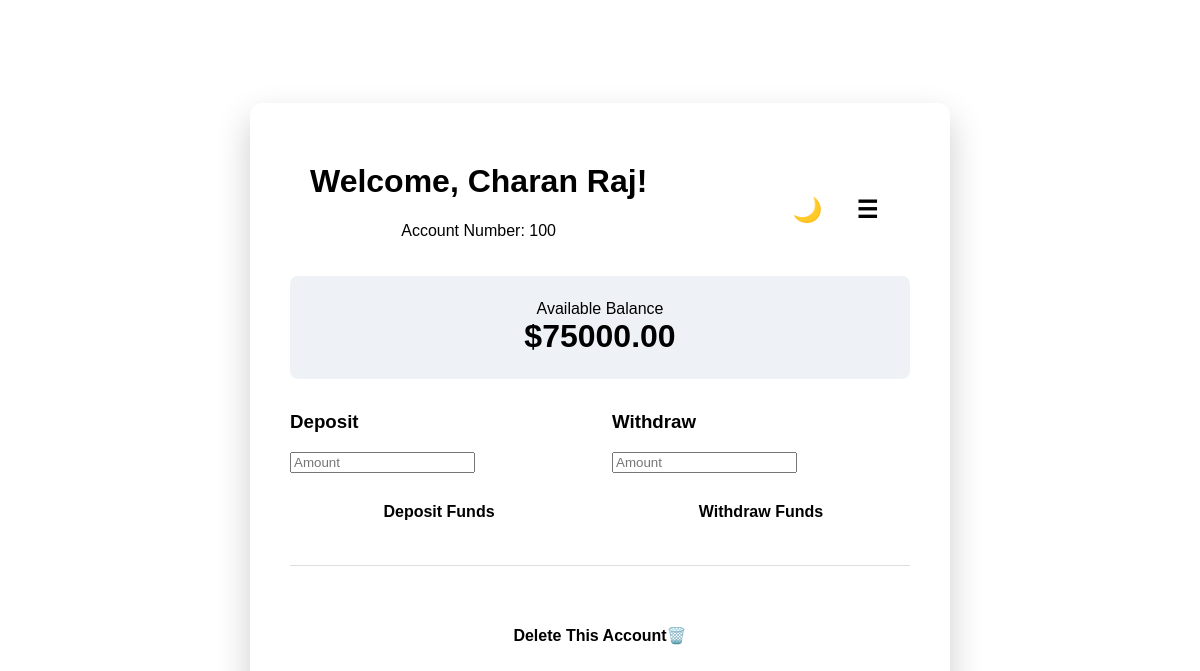
The app's page /dashboard (signed in) with its own data.
### tables this page shows
CREATE TABLE users(
        id INTEGER PRIMARY KEY AUTOINCREMENT,
        name TEXT NOT NULL,
        account TEXT UNIQUE,
        password TEXT,
        balance REAL
    );

### app.py (the view)
@app.route('/dashboard')
def dashboard():
    if 'account' not in session:
        flash("Please log in to access the dashboard.", "error")
        return redirect('/')
    conn = get_db_connection()
    cur = conn.cursor()
    cur.execute('SELECT * FROM users WHERE account=?', (session['account'],))
    user = cur.fetchone()
    conn.close()
    return render_template('dashboard.html', user=user)

### app.py (called while the page is built)
def get_db_connection():
    conn = sqlite3.connect('bank.db')
    conn.row_factory = sqlite3.Row
    return conn

### templates/dashboard.html (shortened to what this page needs)
<!DOCTYPE html>
<html lang="en">
<head>
    <link rel="stylesheet" href="{{ url_for("static", filename="style.css") }}">
</head>
<body>
<div class="container dashboard-container image">
    <div class="topbar">
    <div>
        <h1>Welcome, {{ user['name'] }}!</h1>
        <p>Account Number: {{ user['account'] }}</p>
    </div>
    <div class="icons">
        <button onclick="toggleMode()" class="icon-btn">
            🌙
        </button>
        <button onclick="toggleMenu()" class="icon-btn">
            ☰
        </button>
    </div>
</div>
    <div class="balance-card">
        <div>Available Balance</div>
        <div class="balance-amount">${{ "%.2f"|format(user["balance"]) }}</div>
    </div>
    <div class="action-grid">
        <form action="/deposit" method="post">
            <h3>Deposit</h3>
            <input type="number" name="amount" min="500" step="500" placeholder="Amount" required><br><br>
            <button type="submit">Deposit Funds</button>
        </form>
        <form action="/withdraw" method="post">
            <h3>Withdraw</h3>
            <input type="number" name="amount" min="500" step="500" placeholder="Amount" required><br><br>
            <button type="submit">Withdraw Funds</button>
        </form>
    </div>
    <hr style="margin: 2rem 0; border: 0; border-top: 1px solid #ddd;">
    <a href="/delete" onclick="return confirm('Are you completely sure you want to close this account? This cannot be undone.');">
        <button class="btn-danger">Delete This Account🗑️</button>
    </a>
</div>
</body>
</html>

### static/style.css (style rules this page uses)
.image { background-image: url('https://img.magnific.com/free-vector/money-pattern-background-wallpaper-vector-finance-illustration_53876-140179.jpg?semt=ais_hybrid&w=740&q=80'); background-size: cover; background-position: center; }
Body { Font-family: ‘Segoe UI’, Tahoma, Geneva, Verdana, sans-serif; Background: linear-gradient(135deg, var(--primary) 0%, var(--secondary) 100%); Margin: 0; Padding: 0; Display: flex; Justify-content: center; Align-items: center; Min-height: 100vh; Color: var(--dark); }
.topbar { display:flex; justify-content:space-between; align-items:center; padding:20px; }
.icons { display:flex; gap:10px; }
.icon-btn { font-size:24px; border:none; background:none; cursor:pointer; }
.container { Background: var(--white); Padding: 2.5rem; Border-radius: 12px; Box-shadow: 0 15px 35px rgba(0,0,0,0.2); Width: 100%; Max-width: 450px; Box-sizing: border-box; Text-align: center; }
.dashboard-container { Max-width: 700px; }
H1, h2, h3 { Margin-top: 0; Color: var(--primary); }
Button { Width: 100%; Background: var(--primary); Color: var(--white); Border: none; Padding: 12px; Font-size: 1rem; Font-weight: bold; Border-radius: 6px; Cursor: pointer; Transition: background 0.3s; }
.btn-danger { Background: var(--danger); Margin-top: 1rem; }
A { Color: var(--secondary); Text-decoration: none; Font-weight: 500; }
.balance-card { Background: #eef2f7; Padding: 1.5rem; Border-radius: 8px; Margin-bottom: 2rem; }
.balance-amount { Font-size: 2rem; Font-weight: bold; Color: var(--success); }
.action-grid { Display: grid; Grid-template-columns: 1fr 1fr; Gap: 1.5rem; Text-align: left; }

### records on screen
users: name "Charan Raj", account "100", balance "75000.00"
